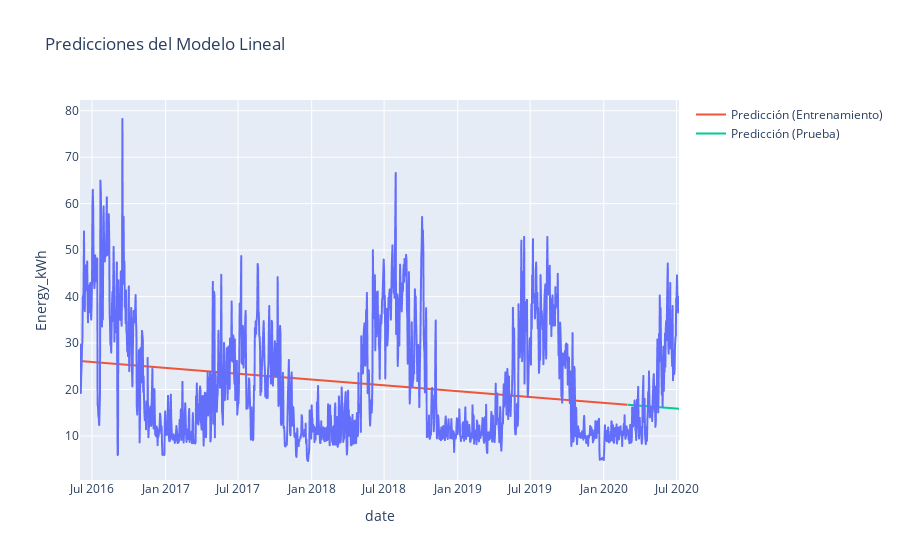

Source (notebook cell):
### Code cell
Pipeline_trend.fit(X_train, y_train)

y_train_pred = Pipeline_trend.predict(X_train)
y_test_pred = Pipeline_trend.predict(X_test)

mae_train = mean_absolute_error(y_train, y_train_pred)
mae_test = mean_absolute_error(y_test, y_test_pred)

print(f'MAE (Entrenamiento): {mae_train}')
print(f'MAE (Prueba): {mae_test}')

fig = px.line(df, x='date', y='Energy_kWh', title='Predicciones del Modelo Lineal')
fig.add_scatter(x=train['date'], y=y_train_pred, mode='lines', name='Predicción (Entrenamiento)')
fig.add_scatter(x=test['date'], y=y_test_pred, mode='lines', name='Predicción (Prueba)')
fig.show()

### Figure 1 — Plotly figure (JSON) as saved in the notebook; plotly's stock layout.template omitted (floating-point values rounded to 4 significant figures; data arrays with more than 128 entries replaced by an {"elided": "..."} marker saying what was removed)
{"data": [{"hovertemplate": "date=%{x}<br>Energy_kWh=%{y}<extra></extra>", "legendgroup": "", "line": {"color": "#636efa", "dash": "solid"}, "marker": {"symbol": "circle"}, "mode": "lines", "name": "", "showlegend": false, "type": "scattergl", "x": {"elided": "1498 str values"}, "xaxis": "x", "y": {"elided": "1498 float values"}, "yaxis": "y"}, {"mode": "lines", "name": "Predicción (Entrenamiento)", "type": "scatter", "x": {"elided": "1369 str values"}, "y": {"elided": "1369 float values"}}, {"mode": "lines", "name": "Predicción (Prueba)", "type": "scatter", "x": {"elided": "129 str values"}, "y": {"elided": "129 float values"}}], "layout": {"legend": {"tracegroupgap": 0}, "title": {"text": "Predicciones del Modelo Lineal"}, "xaxis": {"anchor": "y", "domain": [0, 1], "title": {"text": "date"}}, "yaxis": {"anchor": "x", "domain": [0, 1], "title": {"text": "Energy_kWh"}}}}
